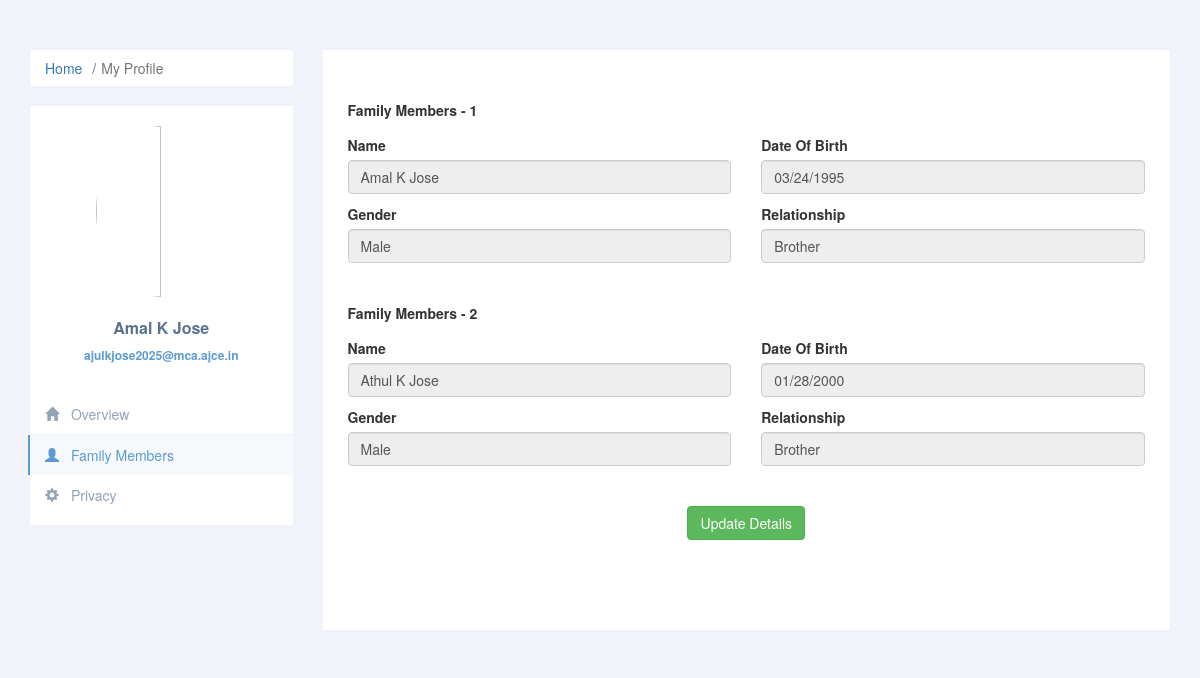
Page /users/user/family_members.php (signed in) on the earlier database version.
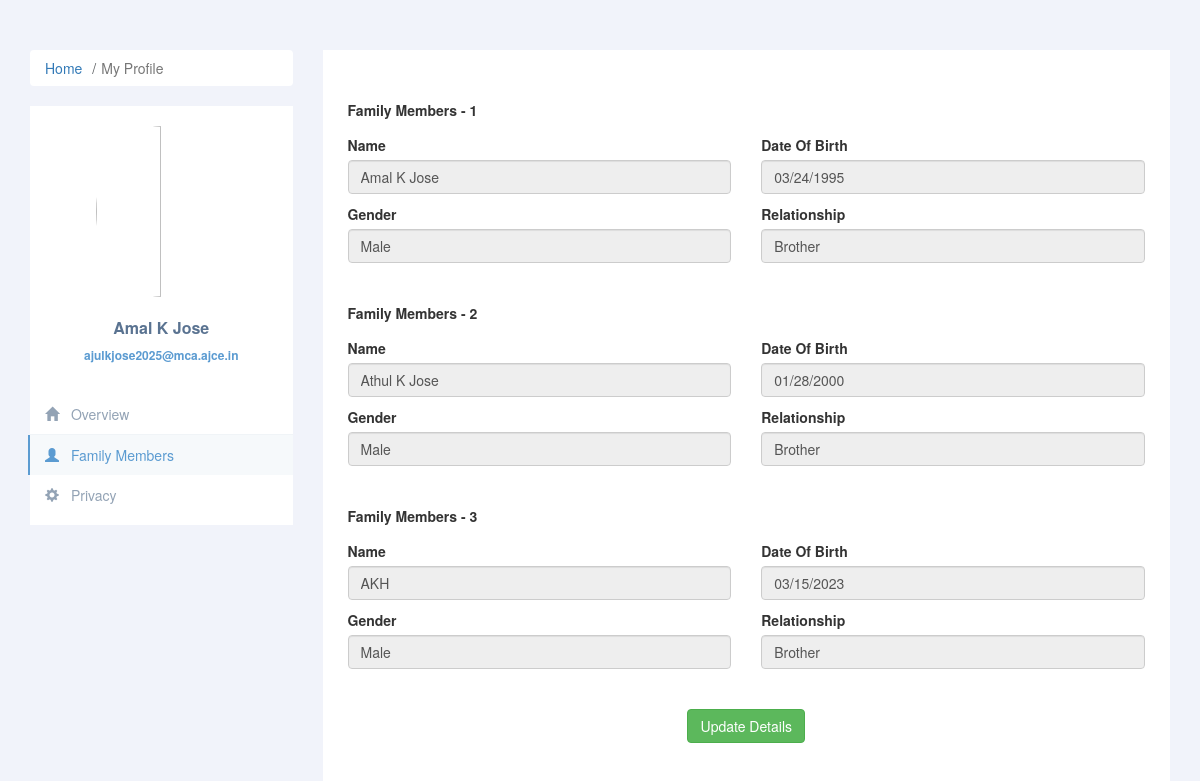
Same page on the later database version.
### tables this page shows
CREATE TABLE `tbl_family_members` (
  `fam_id` int(11) NOT NULL,
  `user_id` int(11) NOT NULL,
  `fam_name` varchar(50) NOT NULL,
  `fam_dob` varchar(30) NOT NULL,
  `fam_gender` varchar(10) NOT NULL,
  `fam_relationship` varchar(50) NOT NULL,
  `onCreated` timestamp NOT NULL DEFAULT current_timestamp(),
  `onUpdate` timestamp NOT NULL DEFAULT current_timestamp() ON UPDATE current_timestamp()
);

### users/user/family_members.php (the view, shortened to what the changed rows need)
<!DOCTYPE html>
<html lang="en">
<?php
require("../../connection/db_connect.php");
$user = $_SESSION['user'];
$user_id = $user['usr_id'];
?>
<head>
    <link rel="stylesheet" href="/parmas/assets/css/cdn/bootstrap.min.css">
    <link href="//maxcdn.bootstrapcdn.com/bootstrap/3.3.0/css/bootstrap.min.css" rel="stylesheet" id="bootstrap-css">
    <link rel="stylesheet" href="https://cdn.jsdelivr.net/npm/bootstrap-icons@1.10.3/font/bootstrap-icons.css">
    <link rel="stylesheet" href="/parmas/assets/css/cdn/fontawesome.css">
    <link rel="stylesheet" href="/parmas/assets/css/profile.css">
</head>
<body>
    <div class="container-fluid mt-5">
        <div class="row profile">
            <div class="col-md-9">
                <div class="profile-content">
                    <div class="col-xxl-12 mb-5 mb-xxl-0">
                        <div class="bg-secondary-soft px-4 py-5 rounded">
                            <div class="row g-3">
                                <form action="#" method="POST">
                                    <div id="family_memb">
                                        <?php
                                        $i = 0;
                                        $sql = "SELECT * FROM `tbl_family_members` WHERE `user_id` =$user_id";
                                        $result = mysqli_query($con, $sql);
                                        while ($row = mysqli_fetch_array($result)) {
                                            $i = $i + 1;
                                        ?>
                                            <div class="row mb-5">
                                                <div class="col-10 col-md-10 col-lg-11">
                                                    <div class="mb-3">
                                                        <label for="exampleFormControlInput1" class="form-label"> Family Members - <?= $i ?></label>
                                                    </div>
                                                </div>
                                                <div class="col-12 col-md-6">
                                                    <div class="mb-3">
                                                        <label for="exampleFormControlInput1" class="form-label">Name</label>
                                                        <input type="text" class="form-control" value="<?= $row['fam_name'] ?>" disabled>
                                                    </div>
                                                </div>
                                                <div class="col-12 col-md-6">
                                                    <div class="mb-3">
                                                        <label for="exampleFormControlInput1" class="form-label">Date Of Birth</label>
                                                        <input type="date" class="form-control" value="<?= $row['fam_dob'] ?>" disabled>
                                                    </div>
                                                </div>
                                                <div class="col-12 col-md-6">
                                                    <div class="mb-3">
                                                        <label for="exampleFormControlInput1" class="form-label">Gender</label>
                                                        <input type="text" class="form-control" value="<?= $row['fam_gender'] ?>" disabled>
                                                    </div>
                                                </div>
                                                <div class="col-12 col-md-6">
                                                    <div class="mb-3">
                                                        <label for="exampleFormControlInput1" class="form-label">Relationship</label>
                                                        <input type="text" class="form-control" value="<?= $row['fam_relationship'] ?>" disabled>
                                                    </div>
                                                </div>
                                            </div>
                                        <?php
                                        }
                                        ?>
                                    </div>
                                </form>
                            </div>
                        </div>
                    </div>
                </div>
            </div>
        </div>
    </div>
</body>
</html>

Differences in the rows shown:
added tbl_family_members: fam_name "AKH", fam_dob "03/15/2023", fam_gender "Male", fam_relationship "Brother"
